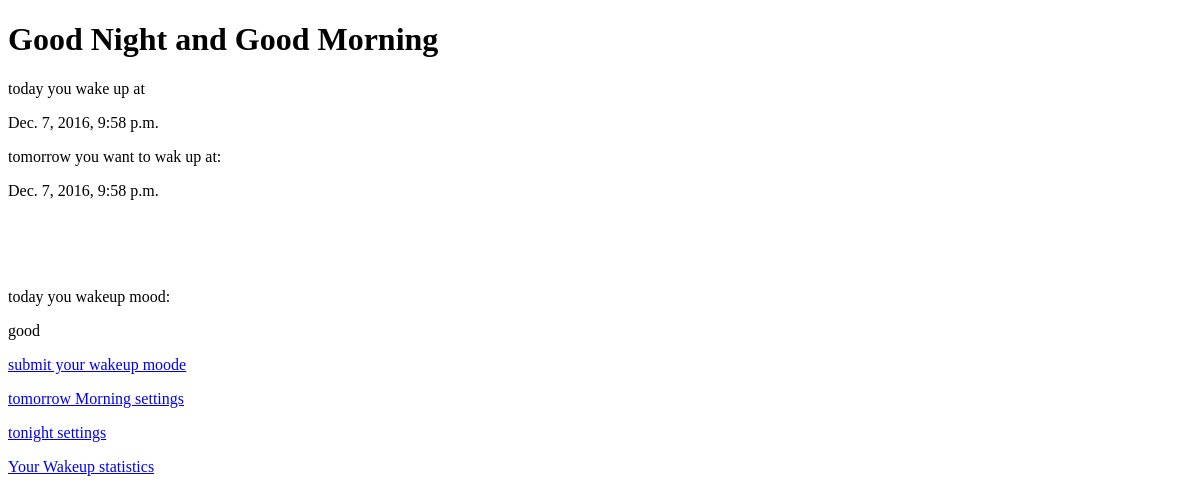
The app's page /, older data.
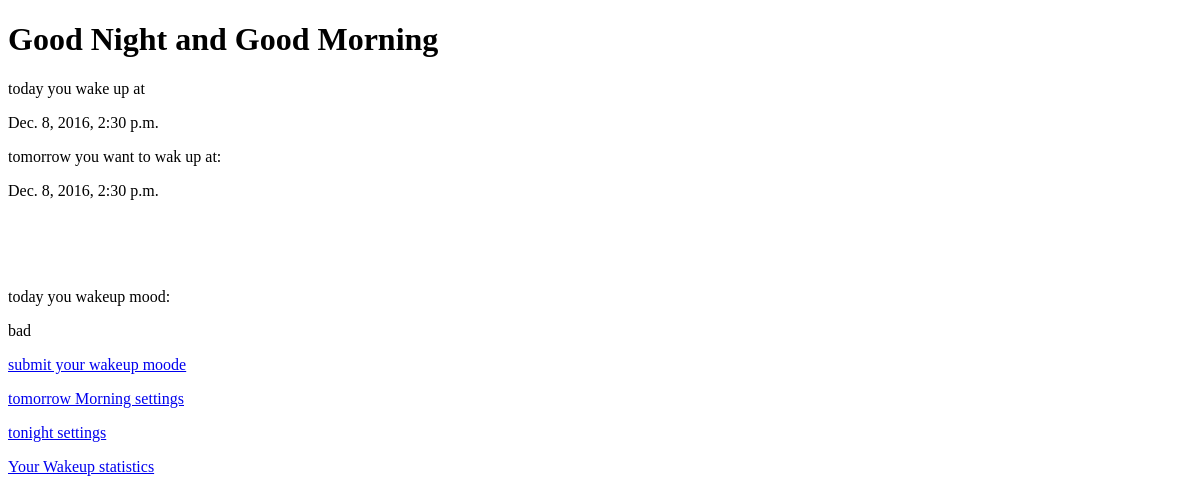
The same page, newer data.
### home/models.py (models this page shows, shortened)
class Wakeup(models.Model):
     wakeuptime = models.DateTimeField(auto_now=False,auto_now_add=True)
     wakeuptime_plan = models.DateTimeField(auto_now=True,auto_now_add=False)
     wakeupmood = models.CharField(max_length=100)

### home/views.py (the view)
# urls.py: url(r'^$',views.home,name = 'home'),
def home(request):
    instance =Wakeup.objects.last()
    context = {
        "wakeuptime":instance.wakeuptime,
        "wakeuptime_plan": instance.wakeuptime_plan,
        "wakeup_mood":instance.wakeupmood,
    }
    return render(request,template_name='home/home.html',context=context)

### templates/home/home.html (shortened to what this page needs)
<!DOCTYPE html>
<html lang="en" xmlns="http://www.w3.org/1999/html">
<head>
</head>
<body>
    <h1>Good Night and Good Morning</h1>
    <p>today you wake up at </p>
    <form action = "",method = "GET">
    {{ wakeuptime }}
	</form>
    <p>tomorrow you want to wak up at:</p>
	<form action = "",method = "GET">
    {{ wakeuptime_plan }}
    </form><br><br>
    <br><br>
    <p>today you wakeup mood:</p>
    <form action="",method="GET">
        {{ wakeup_mood }}
    </form>
    <link><a href="submit/"><p>submit your wakeup moode</p></a></link>
    <link><a href="Morning/Morning/"><p>tomorrow Morning settings</p></a></link>
    <link><a href="Night/Night/"><p>tonight settings</p></a></link>
    <link><a href="Stats/"><p>Your Wakeup statistics</p></a></link>
</body>
</html>

Row changes from the older to the newer data that the page shows:
no longer on this page (row unchanged): Wakeup: wakeuptime "Dec. 7, 2016, 9:58 p.m.", wakeuptime_plan "Dec. 7, 2016, 9:58 p.m.", wakeupmood "good"
added Wakeup: wakeuptime "Dec. 8, 2016, 2:30 p.m.", wakeuptime_plan "Dec. 8, 2016, 2:30 p.m.", wakeupmood "bad"
